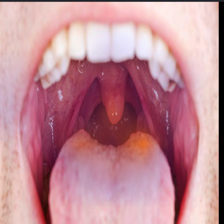
#> input picture test_gradcam_medical.png, 224 x 224 px
$ python -i checks.py   (imports and definitions only)   (older library calls are emulated)
#> lines starting #> are read from the running program, lines starting #| are printed output that depends on the picture; after the words box and inside, x2 and y2 are one past the last pixel; in counts of white or black regions, pixels touching at a corner belong together
#> further down, picture is the input picture: shape (224, 224, 3); mean B, G, R 148.6, 138.5, 192.3
"""
OpenCV Image Quality Check Implementations — Member B.

Seven standalone checks, each returning a numeric score and a pass/fail boolean.
All operations use OpenCV + NumPy only — no external APIs, no cloud, no heavy models.
Designed for eventual on-device execution on low-end Android/iOS hardware.

SHARED FEATURE COMPUTATION
--------------------------
Call build_shared_features(image_bgr) ONCE per image and pass the returned dict to
checks 1-4 (positioning, framing, buccal mucosa, distance).
This avoids recomputing the mucosa mask, skin mask, edge density, bounding box,
and centroid redundantly across four checks that all need the same YCrCb conversion.
Checks 5-7 (blur, lighting, glare) operate independently.
"""

from typing import Dict, Optional, Tuple
import cv2
import numpy as np

from .config import (
    GLARE_SATURATION_MAX,
    GLARE_VALUE_MIN,
    MUCOSA_YCRCB_MAX,
    MUCOSA_YCRCB_MIN,
)


# ─────────────────────────────────────────────────────────────────────────────
# Shared Feature Computation  (call ONCE per image, reuse across checks 1–4)
# ─────────────────────────────────────────────────────────────────────────────

def build_shared_features(image_bgr: np.ndarray) -> Dict:
    """
    Computes per-image features that are shared across multiple quality checks.

    Performs the YCrCb colour-space conversion and mucosa/skin/teeth/shadow mask
    computation only once. The result is a plain dict (zero-copy reference to masks)
    that is passed to any check that needs it.

    Returns:
        dict:
            mucosa_mask      (np.ndarray bool) — inner buccal mucosa pixels
            skin_mask        (np.ndarray bool) — outer facial skin pixels
            teeth_mask       (np.ndarray bool) — bright dental structures
            shadow_mask      (np.ndarray bool) — dark shadow voids (Y < 35)
            overall_ratio    (float)           — mucosa pixels / total pixels
            centroid_x_norm  (float)           — mucosa centroid, 0=left  1=right
            centroid_y_norm  (float)           — mucosa centroid, 0=top   1=bottom
            bbox             (tuple|None)      — (x1, y1, x2, y2) pixel bbox of mucosa
            edge_density     (float)           — Canny edges inside mucosa / mucosa pixels
    """
    h, w = image_bgr.shape[:2]
#> h = 224; w = 224
    total_pixels = h * w
#> total_pixels = 50176

    ycrcb = cv2.cvtColor(image_bgr, cv2.COLOR_BGR2YCrCb)
#> ycrcb: shape (224, 224, 3); mean of channels 0, 1, 2 155.7, 154.1, 124
    y_ch  = ycrcb[:, :, 0]
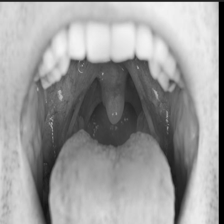
#> y_ch: shape (224, 224); min 0, max 245, mean 155.7
    cr_ch = ycrcb[:, :, 1]
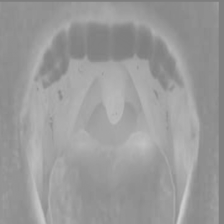
#> cr_ch: shape (224, 224); min 126, max 207, mean 154.1
    cb_ch = ycrcb[:, :, 2]
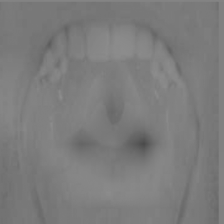
#> cb_ch: shape (224, 224); min 75, max 140, mean 124

    # Inner buccal mucosa — warm red-pink hue: high Cr, lower Cb
    mucosa_mask = (
        (cr_ch >= 150) & (cr_ch <= MUCOSA_YCRCB_MAX[1]) &
        (cb_ch >= 65)  & (cb_ch <= 118) &
        (y_ch  >= 35)  & (y_ch  <= 245)
    )
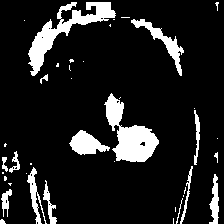
#> mucosa_mask: shape (224, 224) bool; 12.4% white; 40 white regions (24 under 20 px), largest, box (x1, y1, x2, y2) and area: (104, 93, 159, 162) 1700, (28, 2, 116, 76) 1668, (131, 19, 184, 76) 598

    # Outer facial skin — lower Cr or higher Cb, mid-range luminance
    skin_mask = (
        ((cr_ch < 150) | (cb_ch > 118)) &
        (y_ch >= 70) & (y_ch <= 235)
    )
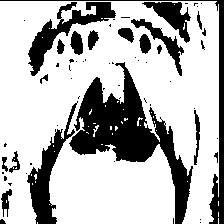
#> skin_mask: shape (224, 224) bool; 72.1% white; 62 black regions (42 under 20 px), largest, box (x1, y1, x2, y2) and area: (69, 62, 193, 224) 6087, (27, 101, 78, 224) 1684, (28, 2, 116, 76) 1668

    # Bright dental structures — very high luminance, near-neutral chrominance
    teeth_mask = (
        (y_ch >= 195) &
        (np.abs(cr_ch.astype(np.int16) - 128) <= 16) &
        (np.abs(cb_ch.astype(np.int16) - 128) <= 16)
    )
#> teeth_mask: shape (224, 224) bool; 22.3% white; 35 white regions (27 under 20 px), largest, box (x1, y1, x2, y2) and area: (134, 2, 218, 224) 5439, (43, 24, 174, 79) 3838, (0, 2, 23, 83) 1099

    # Dark shadow / background voids
    shadow_mask = (y_ch < 35)
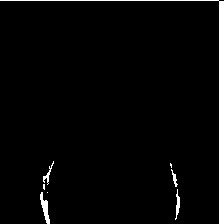
#> shadow_mask: shape (224, 224) bool; 3.3% white; 8 white regions (3 under 20 px), largest, box (x1, y1, x2, y2) and area: (0, 0, 224, 224) 1334, (40, 192, 50, 224) 142, (175, 189, 180, 220) 73, (43, 161, 54, 185) 62, (171, 169, 178, 187) 45

    mucosa_pixels = int(np.count_nonzero(mucosa_mask))
#> mucosa_pixels = 6212
    overall_ratio = mucosa_pixels / total_pixels
#> overall_ratio = 0.124

    # Mucosa centroid (normalised 0–1) and bounding box
    cx_norm, cy_norm = 0.5, 0.5
    bbox: Optional[Tuple[int, int, int, int]] = None
    if mucosa_pixels > 0:
        coords = np.argwhere(mucosa_mask)       # shape (N, 2): [row, col]
#> coords = 6212 pairs, first value 2 to 223, second value 0 to 218
        cy_norm = float(coords[:, 0].mean() / h)
#> cy_norm = 0.494
        cx_norm = float(coords[:, 1].mean() / w)
#> cx_norm = 0.464
        r0, c0 = int(coords[:, 0].min()), int(coords[:, 1].min())
#> r0 = 2; c0 = 0
        r1, c1 = int(coords[:, 0].max()), int(coords[:, 1].max())
#> r1 = 223; c1 = 218
        bbox = (c0, r0, c1, r1)                # (x1, y1, x2, y2)
#> bbox = (0, 2, 218, 223)

    # Texture / edge density inside the mucosa region
    gray  = cv2.cvtColor(image_bgr, cv2.COLOR_BGR2GRAY)
    edges = cv2.Canny(gray, 40, 120)
#> edges: shape (224, 224); 7.6% white in thin lines or dots
    mucosa_edges = edges & mucosa_mask
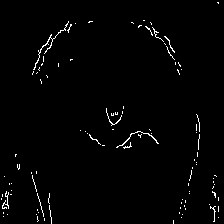
#> mucosa_edges: shape (224, 224); values 0 (black) and 1 (white), 1.5% white in thin lines or dots
    edge_density = (
        float(np.count_nonzero(mucosa_edges) / mucosa_pixels)
        if mucosa_pixels > 0 else 0.0
    )
#> edge_density = 0.124

    return {
        "mucosa_mask":     mucosa_mask,
        "skin_mask":       skin_mask,
        "teeth_mask":      teeth_mask,
        "shadow_mask":     shadow_mask,
        "overall_ratio":   float(overall_ratio),
        "centroid_x_norm": float(cx_norm),
        "centroid_y_norm": float(cy_norm),
        "bbox":            bbox,
        "edge_density":    float(edge_density),
    }


# ─────────────────────────────────────────────────────────────────────────────
# Check 1 — Positioning
# ─────────────────────────────────────────────────────────────────────────────

# [300 lines left out: functions check_positioning, check_framing, check_buccal_mucosa, check_distance, check_blur, check_lighting and 2 more, not called in this run]

>>> import cv2
>>> picture = cv2.imread('../test_gradcam_medical.png')
>>> result = build_shared_features(picture)
#> result = 9 items

$ run again, on test_gradcam_teeth_darkness.png
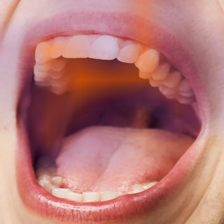
#> input picture test_gradcam_teeth_darkness.png, 224 x 224 px
#> picture is the input picture: shape (224, 224, 3); mean B, G, R 114.7, 117.1, 179.6
#> ycrcb: shape (224, 224, 3); mean of channels 0, 1, 2 135.5, 159.5, 116.2
#> in build_shared_features, `mucosa_mask = ( (cr_ch >= 150) & (cr_ch <= MUCOSA_YCRCB_MAX[1]) & (cb_..`:
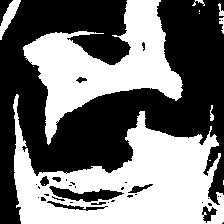
#> mucosa_mask: shape (224, 224) bool; 45.8% white; 13 white regions (6 under 20 px), largest, box (x1, y1, x2, y2) and area: (13, 94, 224, 224) 13397, (23, 0, 183, 145) 9123, (0, 0, 21, 40) 312
#> skin_mask: shape (224, 224) bool; 41.2% white; 35 white regions (20 under 20 px), largest, box (x1, y1, x2, y2) and area: (0, 0, 131, 224) 8756, (157, 0, 224, 205) 7261, (37, 125, 137, 176) 3002
#> teeth_mask: shape (224, 224) bool; 5.4% white; 30 white regions (23 under 20 px), largest, box (x1, y1, x2, y2) and area: (0, 101, 15, 204) 1055, (9, 0, 54, 35) 750, (52, 187, 117, 201) 445
#> shadow_mask: shape (224, 224) bool; 0.51% white; 4 white regions (1 under 20 px), largest, box (x1, y1, x2, y2) and area: (33, 148, 43, 171) 118, (149, 113, 159, 128) 112, (99, 111, 105, 118) 24
#> mucosa_pixels = 23002
#> overall_ratio = 0.458
#> coords = 23002 pairs, first value 0 to 223, second value 0 to 223
#> cy_norm = 0.593
#> cx_norm = 0.518
#> r0 = 0
#> r1 = 223
#> bbox = (0, 0, 223, 223)
#> edges: shape (224, 224); 6.8% white in thin lines or dots
#> in build_shared_features, `mucosa_edges = edges & mucosa_mask`:
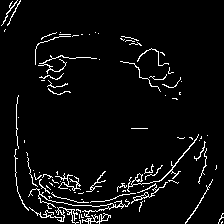
#> mucosa_edges: shape (224, 224); values 0 (black) and 1 (white), 4.8% white in thin lines or dots
#> edge_density = 0.105
#> result = 9 items
